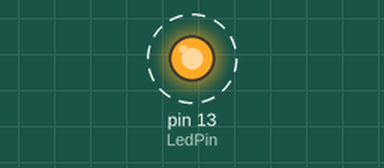
Recording of a program running on a simulated Arduino Mega 2560, built with avr-gcc and run on an emulated ATmega2560. Shown: output pins drawn as LEDs (lit = HIGH). Dashed ring = blinking. What the program prints to the serial monitor is not drawn.

Above: at 0.2 s.
Timing chart, 0 to 3.0 s (numbered marks = the images above):
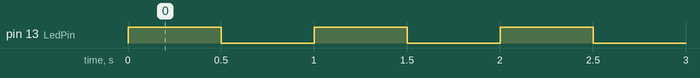

Measured:
- by itself, pin 13 (LedPin): alternates HIGH for 0.50 s and LOW for 0.50 s

The program:

main.cpp
```cpp
#include <Arduino.h>
#include "dichiarazione.h"

int LedPin = 13;
int calcolo1;
int calcolo2;
int calcolo3;
int contatore;
int esperimento;
int continua_esperimento;
int continua_esperimento_2;
int continua_esperimento_3;
int resto;


// put function declarations here:


void setup() {
  // put your setup code here, to run once:
  float result = myFunction(2, 3);
  pinMode(LedPin,OUTPUT);
  Serial.begin(9600);
}

void loop()
{
  // put your main code here, to run repeatedly:
  digitalWrite(LedPin,HIGH);
  delay(500);
  digitalWrite(LedPin,LOW);
  delay(500);

  esperimento +=contatore;
  resto = calcolo_resto (contatore,5);
  Serial.print ("Resto = ");
  Serial.println (resto);

  contatore +=1;
}
```

dichiarazione.h
```cpp
int somma (int a, int b);
int differenza (int a, int b);
float divisione (float a, float b);
int calcolo_resto (int a, int b);
float myFunction(float, float);
```

calcoli.cpp
```cpp
#include "dichiarazione.h"

int somma (int a, int b)
{
    return a+b;
}

int differenza (int a, int b)
{
    return a-b;
}

float divisione (float a, float b)
{
    if (b !=0)
        return a/b;
    else
        return 0;
}

int calcolo_resto (int a, int b)
{
    return a % b;
}

float myFunction(float x, float y)
{
  return x * y;
}
```
